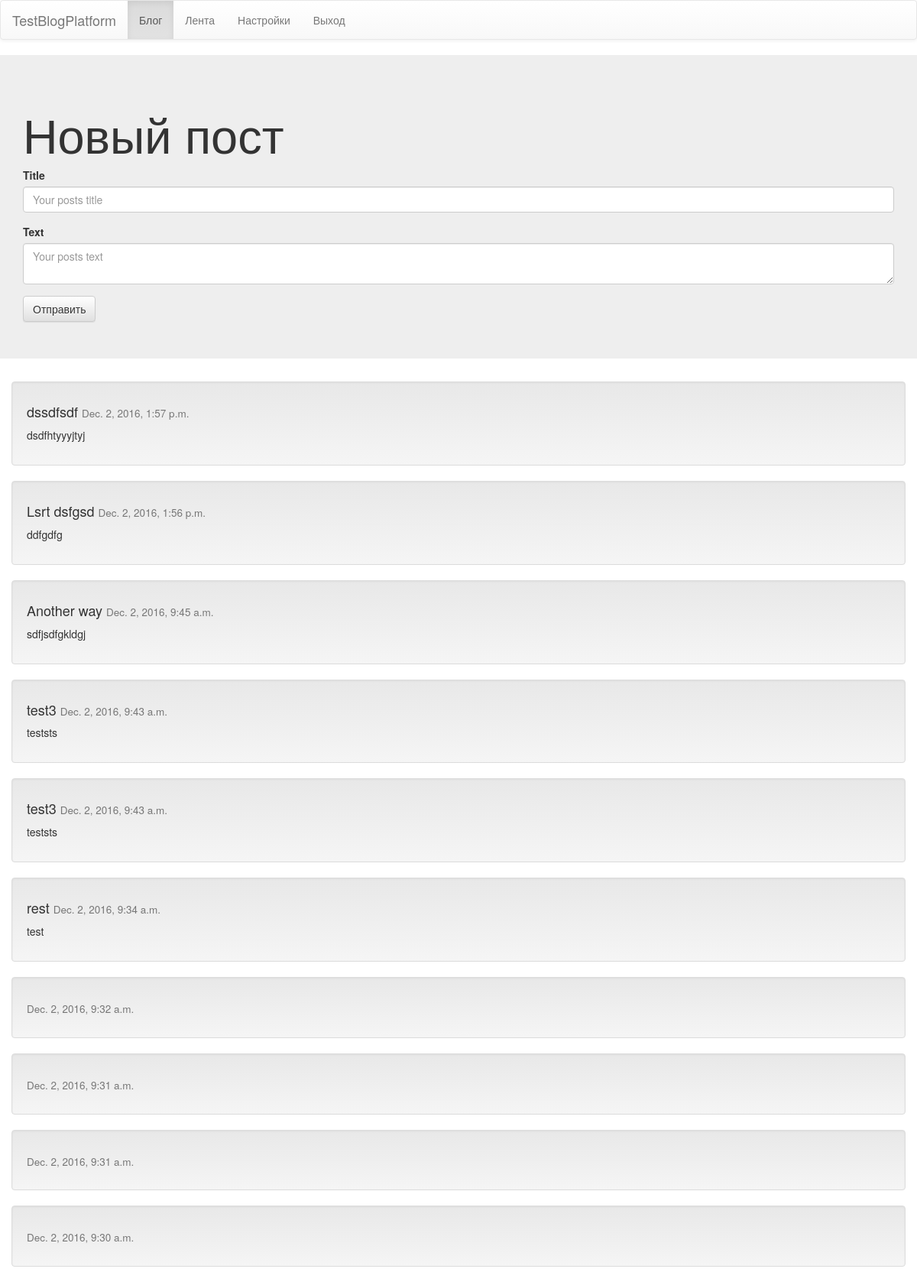
Page /blog/ (signed in) on the committed database.
### testblogapp/models.py (models this page shows)
class Post(models.Model):
    title = models.CharField(max_length=50)
    text = models.TextField()
    author = models.ForeignKey(User)
    append_time = models.DateTimeField(auto_now=True, editable=False)

### testblogapp/views.py (the view, shortened to what this page needs)
# urls.py: 2. Add a URL to urlpatterns:  url(r'^blog/', include('blog.urls'))
@login_required(login_url="./../login")
def blog(request):
    posts = Post.objects.filter(author=request.user).order_by("-append_time")[:10]
    if request.method=="GET":
        return render(request, "testblogapp/blog.html", {"posts":posts})

### templates/testblogapp/blog.html (shortened to what this page needs)
{% extends "testblogapp/template.html" %}
{% block content %}
<div class="jumbotron">
    <div class="container">
        <h1>Новый пост</h1>
        <form action="./../blog/" method="POST">
            <div class="form-group">
                <label for="title">Title</label>
                <input type="text" class="form-control" name="title" placeholder="Your posts title">
            </div>
            <div class="form-group">
                <label for="body">Text</label>
                <textarea class="form-control" name="body" placeholder="Your posts text"></textarea>
            </div>
            <button type="submit" class="btn btn-default" value="Send">Отправить</button>
        </form>
    </div>
</div>
<div class="container">
    {% for post in posts %}
        <div class="row">
            <div class="well">
                <h4>{{post.title}} <small>{{post.append_time}}</small></h4>
                <p class="text-justify">
                    {{post.text}}
                </p>
            </div>
        </div>
    {% endfor %}
</div>
{% endblock %}

### rows in the picture
Post: title "dssdfsdf", append_time "Dec. 2, 2016, 1:57 p.m.", text "dsdfhtyyyjtyj"
Post: title "Lsrt dsfgsd", append_time "Dec. 2, 2016, 1:56 p.m.", text "ddfgdfg"
Post: title "Another way", append_time "Dec. 2, 2016, 9:45 a.m.", text "sdfjsdfgkldgj"
Post: title "test3", append_time "Dec. 2, 2016, 9:43 a.m.", text "teststs"
Post: title "test3", append_time "Dec. 2, 2016, 9:43 a.m.", text "teststs"
Post: title "rest", append_time "Dec. 2, 2016, 9:34 a.m.", text "test"
Post: append_time "Dec. 2, 2016, 9:32 a.m."
Post: append_time "Dec. 2, 2016, 9:31 a.m."
Post: append_time "Dec. 2, 2016, 9:31 a.m."
Post: append_time "Dec. 2, 2016, 9:30 a.m."
